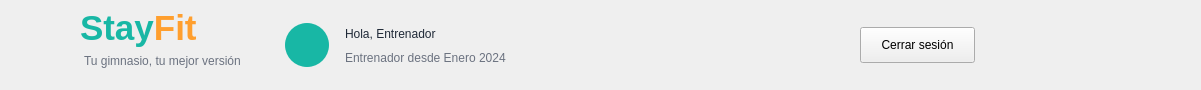
   <widget class="QFrame" name="frameHeader">
    <property name="geometry">
     <rect>
      <x>0</x>
      <y>0</y>
      <width>1201</width>
      <height>90</height>
     </rect>
    </property>
    <property name="frameShape">
     <enum>QFrame::NoFrame</enum>
    </property>
    <widget class="QLabel" name="lblLogoIcono">
     <property name="geometry">
      <rect>
       <x>18</x>
       <y>10</y>
       <width>65</width>
       <height>65</height>
      </rect>
     </property>
     <property name="styleSheet">
      <string notr="true">font: 28pt &quot;Segoe UI Emoji&quot;; color: #18B7A5;</string>
     </property>
     <property name="text">
      <string/>
     </property>
     <property name="pixmap">
      <pixmap>:/prefijoNuevo/logo_stayfit.png</pixmap>
     </property>
     <property name="scaledContents">
      <bool>true</bool>
     </property>
    </widget>
    <widget class="QLabel" name="labelStayFitHeader">
     <property name="geometry">
      <rect>
       <x>80</x>
       <y>8</y>
       <width>170</width>
       <height>40</height>
      </rect>
     </property>
     <property name="text">
      <string>&lt;html&gt;&lt;head/&gt;&lt;body&gt;&lt;p&gt;&lt;span style=&quot; font-size:26pt; font-weight:700; color:#18B7A5;&quot;&gt;Stay&lt;/span&gt;&lt;span style=&quot; font-size:26pt; font-weight:700; color:#FF9F2E;&quot;&gt;Fit&lt;/span&gt;&lt;/p&gt;&lt;/body&gt;&lt;/html&gt;</string>
     </property>
    </widget>
    <widget class="QLabel" name="labelSubtituloHeader">
     <property name="geometry">
      <rect>
       <x>84</x>
       <y>52</y>
       <width>170</width>
       <height>18</height>
      </rect>
     </property>
     <property name="styleSheet">
      <string notr="true">color: #6B7280; font: 9pt &quot;Segoe UI&quot;;</string>
     </property>
     <property name="text">
      <string>Tu gimnasio, tu mejor versión</string>
     </property>
    </widget>
    <widget class="QLabel" name="lblAvatarCliente">
     <property name="geometry">
      <rect>
       <x>285</x>
       <y>23</y>
       <width>44</width>
       <height>44</height>
      </rect>
     </property>
     <property name="styleSheet">
      <string notr="true">background-color: #18B7A5; color: white; border-radius: 22px; font: 20pt &quot;Segoe UI Emoji&quot;;</string>
     </property>
     <property name="text">
      <string/>
     </property>
     <property name="pixmap">
      <pixmap resource="../imagenes/recursos.qrc">:/newPrefix/usuario.png</pixmap>
     </property>
     <property name="scaledContents">
      <bool>true</bool>
     </property>
    </widget>
    <widget class="QLabel" name="lblNombreCliente">
     <property name="geometry">
      <rect>
       <x>345</x>
       <y>22</y>
       <width>270</width>
       <height>24</height>
      </rect>
     </property>
     <property name="styleSheet">
      <string notr="true">font: bold 13pt &quot;Segoe UI&quot;; color: #1F2937;</string>
     </property>
     <property name="text">
      <string>Hola, Entrenador</string>
     </property>
    </widget>
    <widget class="QLabel" name="lblFechaAltaEntrenador">
     <property name="geometry">
      <rect>
       <x>345</x>
       <y>48</y>
       <width>191</width>
       <height>20</height>
      </rect>
     </property>
     <property name="styleSheet">
      <string notr="true">font: 10pt &quot;Segoe UI&quot;; color: #6B7280;</string>
     </property>
     <property name="text">
      <string>Entrenador desde Enero 2024</string>
     </property>
    </widget>
    <widget class="QPushButton" name="btnCerrarSesion">
     <property name="geometry">
      <rect>
       <x>860</x>
       <y>27</y>
       <width>115</width>
       <height>36</height>
      </rect>
     </property>
     <property name="text">
      <string>Cerrar sesión</string>
     </property>
    </widget>
   </widget>
